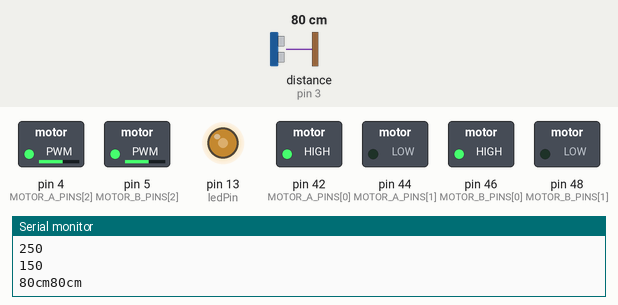
Simulated run of this sketch. Board: Arduino Mega 2560, built with avr-gcc and run on an emulated ATmega2560. On the bench: switched loads named in the sketch (green lamp = pin HIGH), output pins drawn as LEDs (lit = HIGH), the last lines printed to the serial monitor. Wiring (inferred from the names in the program): ultrasonic range finder: trigger pin 2; echo pin 3. Dashed ring = blinking. Inputs (shaded band) come from the test bench; at power-on: distance to the obstacle (sensor on pin 3) 80 cm. The echo pulse lasts 58.3 µs per cm; pins used as bus, display or sensor lines are not drawn.

Above: at 1.28 s.
1.3 s: distance to the obstacle (sensor on pin 3) set to 250 cm
At 2.3 s:
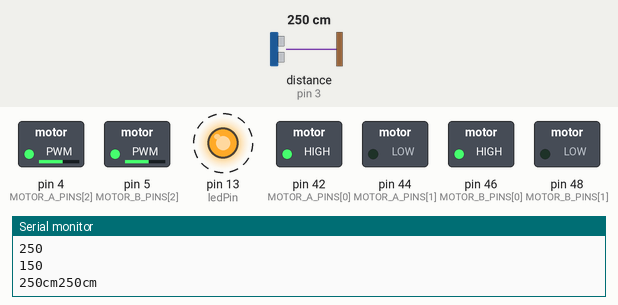
4.3 s: distance to the obstacle (sensor on pin 3) set to 2 cm
At 5.4 s:
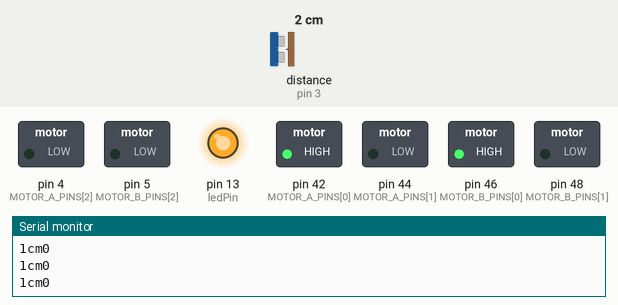
5.8 s: distance to the obstacle (sensor on pin 3) set to 10 cm
7.3 s: distance to the obstacle (sensor on pin 3) set to 13 cm
At 8.0 s:
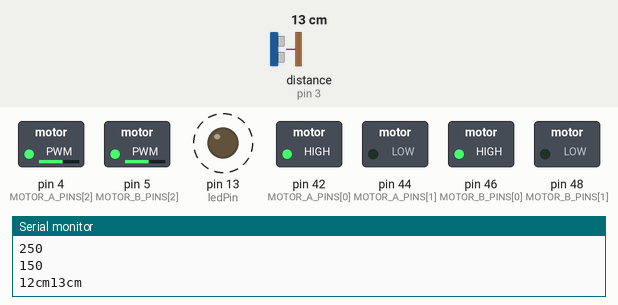
10.3 s: distance to the obstacle (sensor on pin 3) set to 9 cm
At 11.3 s:
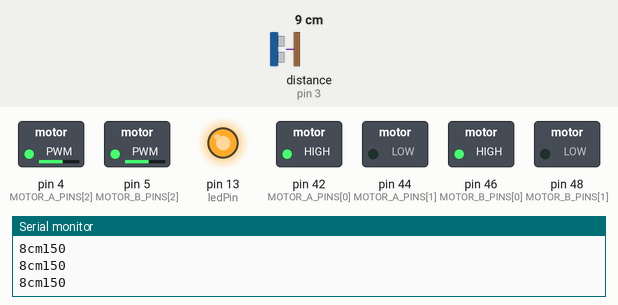
11.8 s: distance to the obstacle (sensor on pin 3) set to 6 cm
13.3 s: distance to the obstacle (sensor on pin 3) set to 3 cm
At 14.5 s:
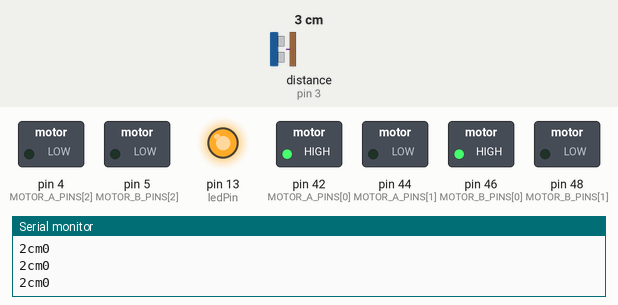
Timing chart, 0 to 15.8 s (numbered marks = the images above; inputs shaded):
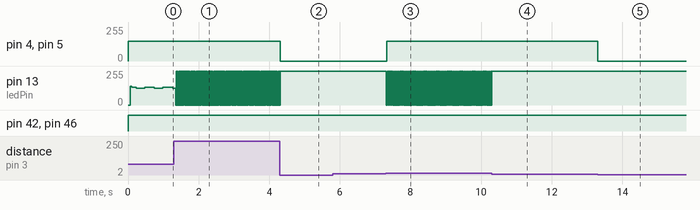

Measured:
- the behaviour switches between 11 and 12 cm on distance to the obstacle (sensor on pin 3) (found by bisection; images 2 and 3)
- the behaviour switches between 5 and 4 cm on distance to the obstacle (sensor on pin 3) (found by bisection; images 4 and 5)
- after the input at 1.3 s, pin 4 (MOTOR_A_PINS[2]), pin 5 (MOTOR_B_PINS[2]): stays 150/255 (without the input it goes to 250/255 after 3.0 s); pin 13 (ledPin): alternates 255/255 for 0.02 s and 0/255 for 0.02 s, starting after 0.05 s
- after the input at 4.3 s, pin 4 (MOTOR_A_PINS[2]), pin 5 (MOTOR_B_PINS[2]): 150/255 → 0/255 at once; pin 13 (ledPin): goes on until 4.3 s, then stays 255/255
- after the input at 7.3 s, pin 4 (MOTOR_A_PINS[2]), pin 5 (MOTOR_B_PINS[2]): 0/255 → 150/255 at once; pin 13 (ledPin): alternates 255/255 for 0.01 s and 0/255 for 0.01 s, starting at once
- after the input at 10.3 s, pin 13 (ledPin): stops changing and stays 255/255
- after the input at 13.3 s, pin 4 (MOTOR_A_PINS[2]), pin 5 (MOTOR_B_PINS[2]): 150/255 → 0/255 at once
- by itself, pin 13 (ledPin): repeats every 0.52 s: 124/255 0.24 s, 133/255 0.28 s

The sketch:

controlCar_42_.ino
```cpp
/*
 * 전방의 사물을 인식하여 10cm 이내로 사물이 감지되면 감속되고
 * 3cm 이내로 사물이 감지되면 정지하면서 LED가 점등된다.
 * 사물이 멀어지면 다시 전진한다.
 */
int trigPin = 2;
int echoPin = 3;

int ledPin = 13; // LED 핀 설정

const int MOTOR_A_PINS[3]= {42, 44, 4};
const int MOTOR_B_PINS[3] = {46, 48, 5};

int motor_speed = 250;

void setup()
{
  int i;
  Serial.begin(9600);
  pinMode(trigPin,OUTPUT); // 센서 Trig 핀
  pinMode(echoPin,INPUT); // 센서 Echo 핀

  pinMode(ledPin, OUTPUT); // LED 핀

  for (i = 0; i < 3; ++i) {
    pinMode(MOTOR_A_PINS[i], OUTPUT); // 0
    pinMode(MOTOR_B_PINS[i], OUTPUT);
  }
}

void loop(){
  long duration, cm;
  int i;

  digitalWrite(trigPin,HIGH); // 센서에 Trig 신호 입력
  delayMicroseconds(10); // 10us 정도 유지
  digitalWrite(trigPin,LOW); // Trig 신호 off

  duration = pulseIn(echoPin,HIGH); // Echo pin: HIGH->Low 간격을 측정
  cm = duration/29/2; // 거리(cm)로 변환
  Serial.print(cm);
  Serial.print("cm");
  Serial.println();


  if(cm >= 10){
    setForward();
    runMotor(250);
    motor_speed = 250;
    //delay(500);
  }
  if(3 < cm || cm < 10){
    motor_speed = 150;
    while(1){
      digitalWrite(ledPin, HIGH);// LED 켜짐

      runMotor(motor_speed);

      digitalWrite(trigPin,HIGH); // 센서에 Trig 신호 입력
      delayMicroseconds(10); // 10us 정도 유지
      digitalWrite(trigPin,LOW); // Trig 신호 off

      duration = pulseIn(echoPin,HIGH); // Echo pin: HIGH->Low 간격을 측정
      cm = duration/29/2; // 거리(cm)로 변환
      Serial.print(cm);
      Serial.print("cm");
      if(cm > 10){
        break;
      }
      if(cm <= 3){
        motor_speed = 0;
      }
    }
  }
  if(cm <= 3){
    while(1){
      digitalWrite(ledPin, HIGH);// LED 켜짐
      runMotor(0);
      digitalWrite(trigPin,HIGH); // 센서에 Trig 신호 입력
      delayMicroseconds(10); // 10us 정도 유지
      digitalWrite(trigPin,LOW); // Trig 신호 off

      duration = pulseIn(echoPin,HIGH); // Echo pin: HIGH->Low 간격을 측정
      cm = duration/29/2; // 거리(cm)로 변환
      Serial.print(cm);
      Serial.print("cm");
      if(cm > 10){
        break;
      }
    }
  }
  digitalWrite(ledPin,LOW);   // LED 꺼짐
}

void setForward() {
  digitalWrite(MOTOR_A_PINS[0], 1); // HIGH
  digitalWrite(MOTOR_B_PINS[0], 1); // HIGH

  digitalWrite(MOTOR_A_PINS[1], 0); // LOW
  digitalWrite(MOTOR_B_PINS[1], 0); // LOW
}

void setBackward() {
  digitalWrite(MOTOR_A_PINS[0], 0); // LOW
  digitalWrite(MOTOR_B_PINS[0], 0); // LOW

  digitalWrite(MOTOR_A_PINS[1], 1); // HIGH
  digitalWrite(MOTOR_B_PINS[1], 1); // HIGH
}

void runMotor(unsigned char speed) { // [0, 255]
  Serial.println(speed);
  analogWrite(MOTOR_A_PINS[2], speed);
  analogWrite(MOTOR_B_PINS[2], speed);
}
```
